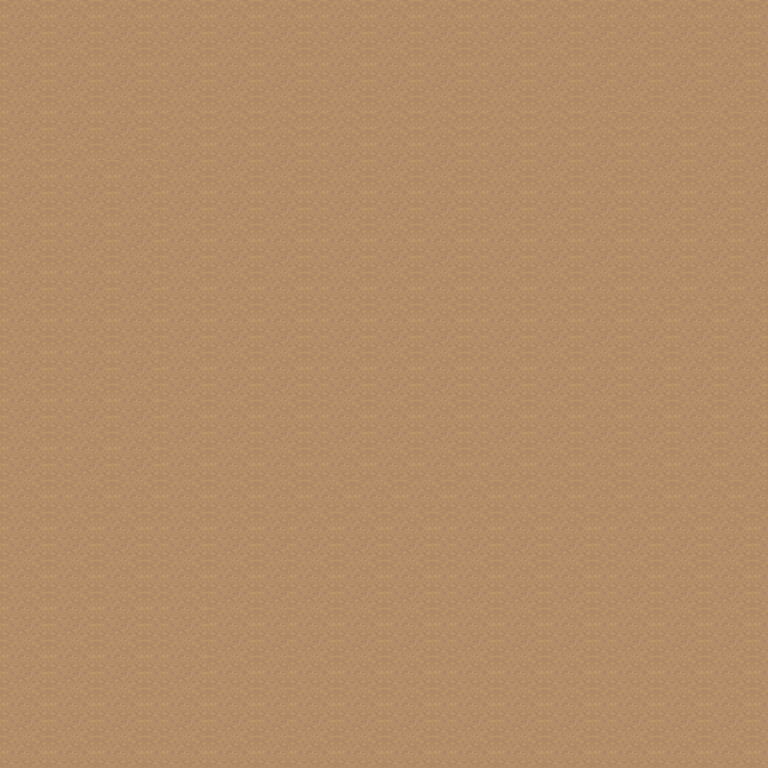

The image is a tile-based game level rendered from a .tmx file. Its description and complete source (layers, tilesets, objects, tile grids) follow:
An orthogonal 48x48 tile map with 16x16 px tiles, 1 tile layer (Tile Layer 1).

<map version="1.9" tiledversion="1.9.1" orientation="orthogonal" renderorder="right-down" width="48" height="48" tilewidth="16" tileheight="16" infinite="0" nextlayerid="2" nextobjectid="1">
 <tileset firstgid="1" source="World Map/World Map_Tileset.tsx" />
 <layer id="1" name="Tile Layer 1" width="48" height="48">
  <data encoding="csv">
1,2,3,1,2,3,1,2,3,1,1,2,3,1,2,3,1,2,3,1,1,2,3,1,2,3,1,2,3,1,1,2,3,1,2,3,1,2,1,2,3,1,2,3,1,2,3,1,
36,37,38,36,37,38,36,37,38,36,36,37,38,36,37,38,36,37,38,36,36,37,38,36,37,38,36,37,38,36,36,37,38,36,37,38,36,37,36,37,38,36,37,38,36,37,38,36,
71,72,73,71,72,73,71,72,73,71,71,72,73,71,72,73,71,72,73,71,71,72,73,71,72,73,71,72,73,71,71,72,73,71,72,73,71,72,71,72,73,71,72,73,71,72,73,71,
1,2,3,1,2,3,1,2,3,1,1,2,3,1,2,3,1,2,3,1,1,2,3,1,2,3,1,2,3,1,1,2,3,1,2,3,1,2,1,2,3,1,2,3,1,2,3,1,
36,37,38,36,37,38,36,37,38,36,36,37,38,36,37,38,36,37,38,36,36,37,38,36,37,38,36,37,38,36,36,37,38,36,37,38,36,37,36,37,38,36,37,38,36,37,38,36,
71,72,73,71,72,73,71,72,73,71,71,72,73,71,72,73,71,72,73,71,71,72,73,71,72,73,71,72,73,71,71,72,73,71,72,73,71,72,71,72,73,71,72,73,71,72,73,71,
1,2,3,1,2,3,1,2,3,1,1,2,3,1,2,3,1,2,3,1,1,2,3,1,2,3,1,2,3,1,1,2,3,1,2,3,1,2,1,2,3,1,2,3,1,2,3,1,
36,37,38,36,37,38,36,37,38,36,1,2,3,1,2,3,1,2,3,1,1,2,3,1,2,3,1,2,3,1,1,2,3,1,2,3,1,2,3,1,1,2,3,1,2,3,1,2,
71,72,73,71,72,73,71,72,73,71,1,2,3,1,2,3,1,2,3,1,1,2,3,1,2,3,1,2,3,1,1,2,3,1,2,3,1,2,3,1,1,2,3,1,2,3,1,2,
1,2,3,1,2,3,1,2,3,1,36,37,38,36,37,38,36,37,38,36,36,37,38,36,37,38,36,37,38,36,36,37,38,36,37,38,36,37,38,36,36,37,38,36,37,38,36,37,
1,2,3,1,1,2,3,1,2,3,71,72,73,71,72,73,71,72,73,71,71,72,73,71,72,73,71,72,73,71,71,72,73,71,72,73,71,72,73,71,71,72,73,71,72,73,71,72,
36,37,38,36,36,37,38,36,37,38,1,2,3,1,2,3,1,2,3,1,1,2,3,1,2,3,1,2,3,1,1,2,3,1,2,3,1,2,3,1,1,2,3,1,2,3,1,2,
71,72,73,71,71,72,73,71,72,73,36,37,38,36,37,38,36,37,38,36,36,37,38,36,37,38,36,37,38,36,36,37,38,36,37,38,36,37,38,36,36,37,38,36,37,38,36,37,
1,2,3,1,1,2,3,1,2,3,71,72,73,71,72,73,71,72,73,71,71,72,73,71,72,73,71,72,73,71,71,72,73,71,72,73,71,72,73,71,71,72,73,71,72,73,71,72,
36,37,38,36,36,37,38,36,37,38,1,2,3,1,2,3,1,2,3,1,1,2,3,1,2,3,1,2,3,1,1,2,3,1,2,3,1,2,3,1,1,2,3,1,2,3,1,2,
71,72,73,71,71,72,73,71,72,73,36,37,38,36,37,38,36,37,38,36,36,37,38,36,37,38,36,37,38,36,36,37,38,36,37,38,36,37,38,36,36,37,38,36,37,38,36,37,
1,2,3,1,1,2,3,1,2,3,71,72,73,71,72,73,71,72,73,71,71,72,73,71,72,73,71,72,73,71,71,72,73,71,72,73,71,72,73,71,71,72,73,71,72,73,71,72,
36,37,38,36,36,37,38,36,37,38,1,2,3,1,2,3,1,2,3,1,1,2,3,1,2,3,1,2,3,1,1,2,3,1,2,3,1,2,3,1,1,2,3,1,2,3,1,2,
71,72,73,71,71,72,73,71,72,73,36,37,38,36,37,38,36,37,38,36,36,37,38,36,37,38,36,37,38,36,36,37,38,36,37,38,36,37,38,36,36,37,38,36,37,38,36,37,
1,2,3,1,1,2,3,1,2,3,1,2,3,1,2,3,1,2,3,1,1,2,3,1,2,3,1,2,3,1,1,2,3,1,2,3,1,2,3,1,2,3,1,2,3,1,2,3,
36,37,38,36,36,37,38,36,37,38,36,37,38,36,37,38,36,37,38,36,36,37,38,36,37,38,36,37,38,36,36,37,38,36,37,38,36,37,38,36,37,38,36,37,38,36,37,38,
1,2,3,1,1,2,3,1,2,3,71,72,73,71,72,73,71,72,73,71,71,72,73,71,72,73,71,72,73,71,71,72,73,71,72,73,71,72,73,71,72,73,71,72,73,71,72,73,
36,37,38,36,36,37,38,36,37,38,1,2,3,1,2,3,1,2,3,1,1,2,3,1,2,3,1,2,3,1,1,2,3,1,2,3,1,2,3,1,2,3,1,2,3,1,2,3,
71,72,73,71,71,72,73,71,72,73,36,37,38,36,37,38,36,37,38,36,36,37,38,36,37,38,36,37,38,36,36,37,38,36,37,38,36,37,38,36,37,38,36,37,38,36,37,38,
1,2,3,1,1,2,3,1,2,3,71,72,73,71,72,73,71,72,73,71,71,72,73,71,72,73,71,72,73,71,71,72,73,71,72,73,71,72,73,71,72,73,71,72,73,71,72,73,
36,37,38,36,36,37,38,36,37,38,1,2,3,1,2,3,1,2,3,1,1,2,3,1,2,3,1,2,3,1,1,2,3,1,2,3,1,2,3,1,2,3,1,2,3,1,2,3,
71,72,73,71,71,72,73,71,72,73,36,37,38,36,37,38,36,37,38,36,36,37,38,36,37,38,36,37,38,36,36,37,38,36,37,38,36,37,38,36,37,38,36,37,38,36,37,38,
1,2,3,1,1,2,3,1,2,3,71,72,73,71,72,73,71,72,73,71,71,72,73,71,72,73,71,72,73,71,71,72,73,71,72,73,71,72,73,71,72,73,71,72,73,71,72,73,
36,37,38,36,36,37,38,36,37,38,1,2,3,1,2,3,1,2,3,1,1,2,3,1,2,3,1,2,3,1,1,2,3,1,2,3,1,2,3,1,2,3,1,2,3,1,2,3,
71,72,73,71,71,72,73,71,72,73,36,37,38,36,37,38,36,37,38,36,36,37,38,36,37,38,36,37,38,36,36,37,38,36,37,38,36,37,38,36,37,38,36,37,38,36,37,38,
1,2,3,1,1,2,3,1,2,3,1,2,3,1,2,3,1,2,3,1,2,3,1,2,3,1,2,3,1,2,3,1,1,1,2,3,1,2,3,1,2,3,1,1,2,3,1,2,
36,37,38,36,36,37,38,36,37,38,36,37,38,36,37,38,36,37,38,36,37,38,36,37,38,36,37,38,36,37,38,36,36,36,37,38,36,37,38,36,37,38,36,36,37,38,36,37,
1,2,3,1,2,3,1,2,3,1,1,2,3,1,2,3,1,2,1,2,3,1,2,3,1,2,3,1,1,2,3,1,2,3,1,2,3,1,1,2,3,1,2,3,1,2,3,1,
36,37,38,36,37,38,36,37,38,36,36,37,38,36,37,38,36,37,36,37,38,36,37,38,36,37,38,36,36,37,38,36,37,38,36,37,38,36,36,37,38,36,37,38,36,37,38,36,
71,72,73,71,72,73,71,72,73,71,71,72,73,71,72,73,71,72,71,72,73,71,72,73,71,72,73,71,71,72,73,71,72,73,71,72,73,71,71,72,73,71,72,73,71,72,73,71,
1,2,3,1,2,3,1,2,3,1,1,2,3,1,2,3,1,2,1,2,3,1,2,3,1,2,3,1,1,2,3,1,2,3,1,2,3,1,1,2,3,1,2,3,1,2,3,1,
36,37,38,36,37,38,36,37,38,36,36,37,38,36,37,38,36,37,36,37,38,36,37,38,36,37,38,36,36,37,38,36,37,38,36,37,38,36,36,37,38,36,37,38,36,37,38,36,
1,2,3,1,2,3,1,2,3,1,1,2,3,71,72,73,71,72,71,72,73,71,72,73,71,72,73,71,71,72,73,71,72,73,71,72,73,71,71,72,73,71,72,73,71,72,73,71,
36,37,38,36,37,38,36,37,38,36,36,37,38,1,2,3,1,2,1,2,3,1,2,3,1,2,3,1,1,2,3,1,2,3,1,2,3,1,1,2,3,1,2,3,1,2,3,1,
71,72,73,71,72,73,71,72,73,71,71,72,73,36,37,38,36,37,36,37,38,36,37,38,36,37,38,36,36,37,38,36,37,38,36,37,38,36,36,37,38,36,37,38,36,37,38,36,
1,2,3,1,2,3,1,2,3,1,1,2,3,71,72,73,71,72,71,72,73,71,72,73,71,72,73,71,71,72,73,71,72,73,71,72,73,71,71,72,73,71,72,73,71,72,73,71,
36,37,38,36,37,38,36,37,38,36,36,37,38,1,2,3,1,2,1,2,3,1,2,3,1,2,3,1,1,2,3,1,2,3,1,2,3,1,1,2,3,1,2,3,1,2,3,1,
71,72,73,71,72,73,71,72,73,71,71,72,73,36,37,38,36,37,36,37,38,36,37,38,36,37,38,36,36,37,38,36,37,38,36,37,38,36,36,37,38,36,37,38,36,37,38,36,
1,2,3,1,2,3,1,2,3,1,1,2,3,1,2,3,1,2,1,2,3,1,2,3,1,2,3,1,1,2,3,1,2,3,1,2,3,1,1,2,3,1,2,3,1,2,3,1,
36,37,38,36,37,38,36,37,38,36,36,37,38,36,37,38,36,37,36,37,38,36,37,38,36,37,38,36,36,37,38,36,37,38,36,37,38,36,36,37,38,36,37,38,36,37,38,36,
71,72,73,71,72,73,71,72,73,71,71,72,73,71,72,73,71,72,71,72,73,71,72,73,71,72,73,71,71,72,73,71,72,73,71,72,73,71,71,72,73,71,72,73,71,72,73,71,
1,2,3,1,2,3,1,2,3,1,1,2,3,1,2,3,1,2,1,2,3,1,2,3,1,2,3,1,1,2,3,1,2,3,1,2,3,1,1,2,3,1,2,3,1,2,3,1,
36,37,38,36,37,38,36,37,38,36,36,37,38,36,37,38,36,37,36,37,38,36,37,38,36,37,38,36,36,37,38,36,37,38,36,37,38,36,36,37,38,36,37,38,36,37,38,36
</data>
 </layer>
</map>
